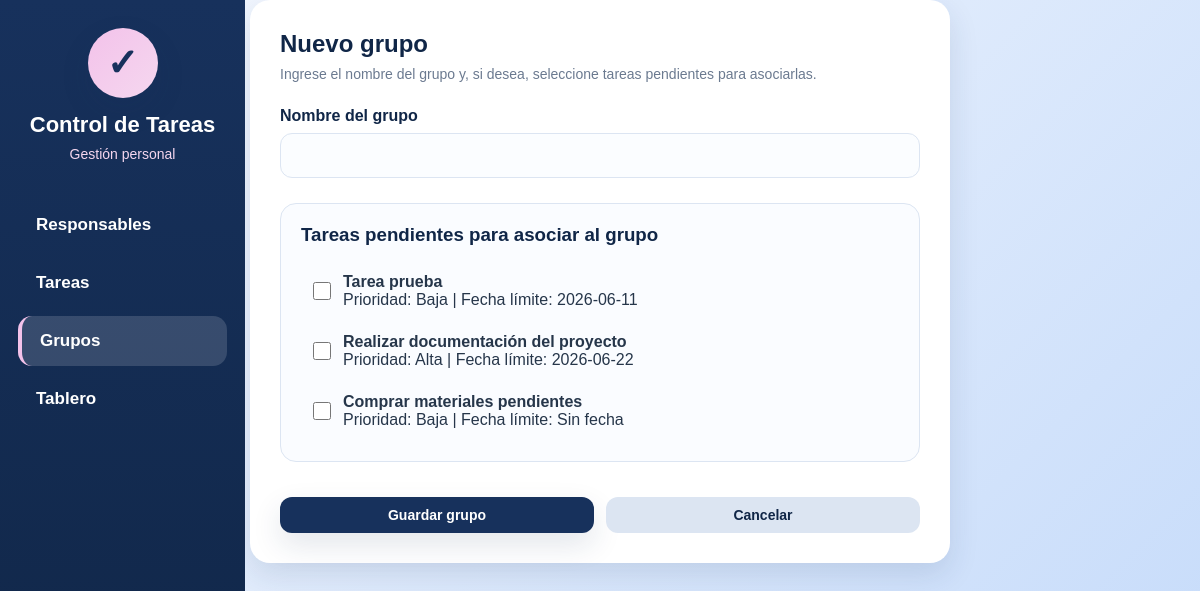
Screenshot of /grupos/crear.php with the database file from the repository.
### tables this page shows
CREATE TABLE `tareas` (
  `id_tarea` int NOT NULL AUTO_INCREMENT,
  `detalle` text NOT NULL,
  `prioridad` enum('Baja','Media','Alta') NOT NULL,
  `fecha_limite` date DEFAULT NULL,
  `estado` enum('Pendiente','En progreso','Bloqueada','Finalizada') NOT NULL DEFAULT 'Pendiente',
  `fecha_finalizacion` datetime DEFAULT NULL,
  `id_responsable` int DEFAULT NULL,
  `id_grupo` int DEFAULT NULL,
  PRIMARY KEY (`id_tarea`),
  KEY `idx_tareas_responsable` (`id_responsable`),
  KEY `idx_tareas_grupo` (`id_grupo`),
  CONSTRAINT `fk_tareas_grupos` FOREIGN KEY (`id_grupo`) REFERENCES `grupos` (`id_grupo`) ON DELETE SET NULL,
  CONSTRAINT `fk_tareas_responsable` FOREIGN KEY (`id_responsable`) REFERENCES `responsables` (`id_responsable`) ON DELETE SET NULL,
  CONSTRAINT `fk_tareas_responsables` FOREIGN KEY (`id_responsable`) REFERENCES `responsables` (`id_responsable`) ON DELETE SET NULL
);

### grupos/crear.php (the view, shortened to what this page needs)
<?php
require_once "../config/conexion.php";
$consultaTareas = $conexion->prepare("
    SELECT id_tarea, detalle, prioridad, fecha_limite
    FROM tareas
    WHERE estado = 'Pendiente'
    ORDER BY fecha_limite IS NULL, fecha_limite ASC, id_tarea DESC
");
$consultaTareas->execute();
$tareasPendientes = $consultaTareas->fetchAll();
include "../includes/header.php";
include "../includes/menu.php";
?>
<div class="form-card">
    <div class="form-header">
        <h2 class="titulo-pagina">Nuevo grupo</h2>
        <p class="subtitulo-pagina">Ingrese el nombre del grupo y, si desea, seleccione tareas pendientes para asociarlas.</p>
    </div>
    <form method="POST" class="formulario-grupo">
        <div class="campo">
            <label for="nombre">Nombre del grupo</label>
            <input type="text" id="nombre" name="nombre" required>
        </div>
        <div class="lista-tareas">
            <h3>Tareas pendientes para asociar al grupo</h3>
            <?php if (count($tareasPendientes) > 0): ?>
                <?php foreach ($tareasPendientes as $tarea): ?>
                    <div class="item-tarea">
                        <input type="checkbox"
                               id="tarea_<?php echo $tarea["id_tarea"]; ?>"
                               name="tareas[]"
                               value="<?php echo $tarea["id_tarea"]; ?>">
                        <label for="tarea_<?php echo $tarea["id_tarea"]; ?>">
                            <strong><?php echo htmlspecialchars($tarea["detalle"]); ?></strong>
                            <br>
                            <span>
                                Prioridad: <?php echo htmlspecialchars($tarea["prioridad"]); ?> |
                                Fecha límite: <?php echo $tarea["fecha_limite"] ? htmlspecialchars($tarea["fecha_limite"]) : "Sin fecha"; ?>
                            </span>
                        </label>
                    </div>
                <?php endforeach; ?>
            <?php else: ?>
                <div class="sin-tareas">
                    No hay tareas pendientes disponibles para asociar.
                </div>
            <?php endif; ?>
        </div>
        <div class="botones-formulario">
            <button type="submit" class="btn btn-principal">Guardar grupo</button>
            <a href="listar.php" class="btn btn-secundario">Cancelar</a>
        </div>
    </form>
</div>
<?php include "../includes/footer.php"; ?>

### assets/css/global.css (style rules this page uses)
:root { --azul-oscuro: #4d82bc; --azul-claro: #84b6f4; --celeste-suave: #c4dafa; --rosado: #f3c2ea; --rosado-suave: #f5d7ef; --azul-menu: #17315c; --azul-menu-oscuro: #102647; --blanco: #ffffff; --gris-fondo: #f6f9fe; --gris-texto: #26364a; --gris-suave: #6b7a90; --gris-borde: #dce5f2; --rojo: #ff4d5a; --verde: #32c978; --amarillo: #ffc857; --sombra: 0 12px 30px rgba(23, 49, 92, 0.12); }
* { box-sizing: border-box; margin: 0; padding: 0; }
html, body { width: 100%; min-height: 100%; }
body { font-family: Arial, Helvetica, sans-serif; background: linear-gradient(135deg, var(--gris-fondo), var(--celeste-suave)); color: var(--gris-texto); min-height: 100vh; }
a { text-decoration: none; }
.encabezado-listado h2, .titulo-pagina { color: var(--azul-menu-oscuro); font-size: 24px; }
.encabezado-listado p, .subtitulo-pagina { color: var(--gris-suave); margin-top: 8px; font-size: 14px; }
.form-card { background: white; padding: 30px; border-radius: 20px; box-shadow: var(--sombra); max-width: 700px; margin: 0 auto; }
.form-header { margin-bottom: 25px; }
.form-header h3, .form-header h2 { color: var(--azul-menu-oscuro); margin-bottom: 8px; }
.form-header p { color: var(--gris-suave); }
.btn { display: inline-block; padding: 10px 18px; border-radius: 12px; border: none; cursor: pointer; font-size: 14px; font-weight: bold; transition: all 0.3s; }
.btn-principal { background: var(--azul-menu); color: white; box-shadow: var(--sombra); }
.btn-secundario { background: var(--gris-borde); color: var(--azul-menu-oscuro); }
.botones-formulario { display: flex; gap: 12px; margin-top: 10px; }
.botones-formulario .btn { flex: 1; text-align: center; }
.formulario-tarea, .formulario-grupo { display: flex; flex-direction: column; gap: 20px; }
.campo { display: flex; flex-direction: column; }
.campo label { font-weight: bold; margin-bottom: 8px; color: var(--azul-menu-oscuro); }
.campo input, .campo select, .campo textarea { padding: 13px 14px; border: 1px solid var(--gris-borde); border-radius: 12px; font-size: 15px; color: var(--gris-texto); background-color: #fbfdff; font-family: inherit; }

### assets/css/grupos/crear.css (style rules this page uses)
.form-card { background:white; border-radius:20px; box-shadow:var(--sombra); padding:30px; }
.form-header { margin-bottom:25px; }
.form-header h2 { color:var(--azul-menu-oscuro); }
.form-header p { color:var(--gris-suave); margin-top:6px; }
.formulario-grupo { display:flex; flex-direction:column; gap:25px; }
.campo { display:flex; flex-direction:column; }
.campo label { margin-bottom:8px; font-weight:bold; color:var(--azul-menu-oscuro); }
.campo input { padding:13px; border-radius:12px; border:1px solid var(--gris-borde); font-size:15px; }
.lista-tareas { background:#fafcff; border:1px solid var(--gris-borde); border-radius:16px; padding:20px; max-height:320px; overflow-y:auto; }
.lista-tareas h3 { color:var(--azul-menu-oscuro); margin-bottom:15px; }
.item-tarea { display:flex; align-items:center; gap:12px; padding:12px; border-radius:10px; transition:.2s; }
.item-tarea input { width:18px; height:18px; }
.item-tarea label { flex:1; cursor:pointer; }
.botones-formulario { display:flex; gap:12px; }
.botones-formulario .btn { flex:1; }

### rows the page displays
tareas: detalle "Tarea prueba", prioridad "Baja", fecha_limite "2026-06-11"
tareas: detalle "Realizar documentación del proyecto", prioridad "Alta", fecha_limite "2026-06-22"
tareas: detalle "Comprar materiales pendientes", prioridad "Baja", shows "Sin fecha"
